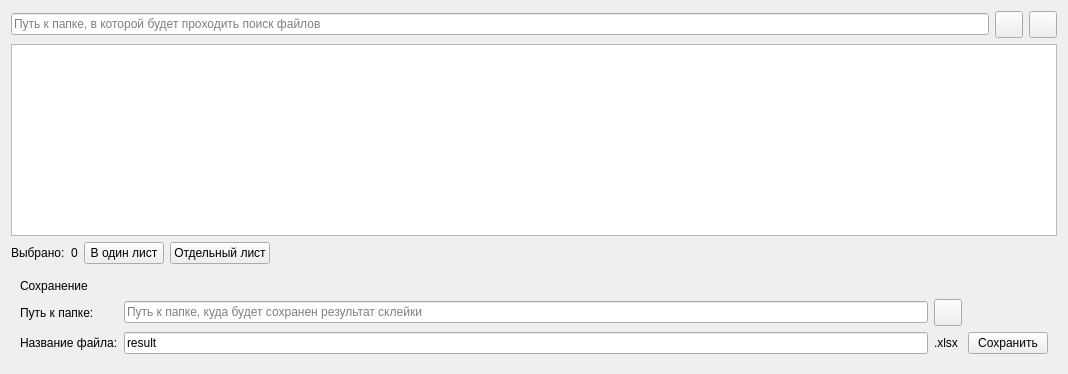
      <widget class="QWidget" name="convert_page">
       <layout class="QGridLayout" name="gridLayout_5">
        <item row="0" column="0" colspan="5">
         <widget class="LineEdit" name="convert_findpath_le">
          <property name="placeholderText">
           <string>Путь к папке, в которой будет проходить поиск файлов</string>
          </property>
         </widget>
        </item>
        <item row="0" column="5">
         <widget class="ToolButton" name="convert_review_btn">
          <property name="cursor">
           <cursorShape>PointingHandCursor</cursorShape>
          </property>
          <property name="icon">
           <iconset resource="resourse.qrc">
            <normaloff>:/icons/images/dots-icon.png</normaloff>:/icons/images/dots-icon.png</iconset>
          </property>
          <property name="iconSize">
           <size>
            <width>20</width>
            <height>20</height>
           </size>
          </property>
         </widget>
        </item>
        <item row="0" column="6">
         <widget class="ToolButton" name="convert_find_btn">
          <property name="cursor">
           <cursorShape>PointingHandCursor</cursorShape>
          </property>
          <property name="icon">
           <iconset resource="resourse.qrc">
            <normaloff>:/icons/images/lupa-icon.png</normaloff>:/icons/images/lupa-icon.png</iconset>
          </property>
          <property name="iconSize">
           <size>
            <width>20</width>
            <height>20</height>
           </size>
          </property>
         </widget>
        </item>
        <item row="1" column="0" colspan="7">
         <widget class="ListWidget" name="convert_listwidget">
          <property name="editTriggers">
           <set>QAbstractItemView::NoEditTriggers</set>
          </property>
          <property name="selectionMode">
           <enum>QAbstractItemView::MultiSelection</enum>
          </property>
         </widget>
        </item>
        <item row="2" column="0">
         <widget class="StrongBodyLabel" name="StrongBodyLabel_9">
          <property name="sizePolicy">
           <sizepolicy hsizetype="Fixed" vsizetype="Preferred">
            <horstretch>0</horstretch>
            <verstretch>0</verstretch>
           </sizepolicy>
          </property>
          <property name="text">
           <string>Выбрано:</string>
          </property>
         </widget>
        </item>
        <item row="2" column="1">
         <widget class="BodyLabel" name="convert_count_selected_row_label">
          <property name="sizePolicy">
           <sizepolicy hsizetype="Fixed" vsizetype="Preferred">
            <horstretch>0</horstretch>
            <verstretch>0</verstretch>
           </sizepolicy>
          </property>
          <property name="inputMethodHints">
           <set>Qt::ImhDigitsOnly</set>
          </property>
          <property name="text">
           <string>0</string>
          </property>
         </widget>
        </item>
        <item row="2" column="2">
         <widget class="ToggleButton" name="many_to_one_tbtn">
          <property name="sizePolicy">
           <sizepolicy hsizetype="Fixed" vsizetype="Fixed">
            <horstretch>0</horstretch>
            <verstretch>0</verstretch>
           </sizepolicy>
          </property>
          <property name="cursor">
           <cursorShape>PointingHandCursor</cursorShape>
          </property>
          <property name="toolTip">
           <string>Все документы, которые были выбраны, запишутся в один документ эксель в один лист</string>
          </property>
          <property name="text">
           <string>В один лист</string>
          </property>
          <attribute name="buttonGroup">
           <string notr="true">buttonGroup_2</string>
          </attribute>
         </widget>
        </item>
        <item row="2" column="3">
         <widget class="ToggleButton" name="many_to_many_tbtn">
          <property name="sizePolicy">
           <sizepolicy hsizetype="Fixed" vsizetype="Fixed">
            <horstretch>0</horstretch>
            <verstretch>0</verstretch>
           </sizepolicy>
          </property>
          <property name="cursor">
           <cursorShape>PointingHandCursor</cursorShape>
          </property>
          <property name="toolTip">
           <string>Для каждого файла в склейке, будет создан отдельный лист в эксель документе</string>
          </property>
          <property name="text">
           <string>Отдельный лист</string>
          </property>
          <property name="checked">
           <bool>true</bool>
          </property>
          <attribute name="buttonGroup">
           <string notr="true">buttonGroup_2</string>
          </attribute>
         </widget>
        </item>
        <item row="2" column="4" colspan="3">
         <spacer name="horizontalSpacer_2">
          <property name="orientation">
           <enum>Qt::Horizontal</enum>
          </property>
          <property name="sizeHint" stdset="0">
           <size>
            <width>781</width>
            <height>20</height>
           </size>
          </property>
         </spacer>
        </item>
        <item row="3" column="0" colspan="7">
         <widget class="SimpleCardWidget" name="SimpleCardWidget_2">
          <layout class="QGridLayout" name="gridLayout_4">
           <item row="0" column="0">
            <widget class="SubtitleLabel" name="SubtitleLabel">
             <property name="text">
              <string>Сохранение</string>
             </property>
            </widget>
           </item>
           <item row="1" column="0">
            <widget class="BodyLabel" name="BodyLabel_2">
             <property name="text">
              <string>Путь к папке:</string>
             </property>
            </widget>
           </item>
           <item row="1" column="1">
            <widget class="LineEdit" name="convert_pathsave_le">
             <property name="placeholderText">
              <string>Путь к папке, куда будет сохранен результат склейки</string>
             </property>
            </widget>
           </item>
           <item row="1" column="2">
            <widget class="ToolButton" name="convert_pathsave_review_btn">
             <property name="cursor">
              <cursorShape>PointingHandCursor</cursorShape>
             </property>
             <property name="icon">
              <iconset resource="resourse.qrc">
               <normaloff>:/icons/images/dots-icon.png</normaloff>:/icons/images/dots-icon.png</iconset>
             </property>
             <property name="iconSize">
              <size>
               <width>20</width>
               <height>20</height>
              </size>
             </property>
            </widget>
           </item>
           <item row="2" column="0">
            <widget class="BodyLabel" name="BodyLabel_3">
             <property name="text">
              <string>Название файла:</string>
             </property>
            </widget>
           </item>
           <item row="2" column="1">
            <widget class="LineEdit" name="convert_name_savefile_le">
             <property name="inputMask">
              <string/>
             </property>
             <property name="text">
              <string>result</string>
             </property>
             <property name="placeholderText">
              <string>Название результрующего файла</string>
             </property>
            </widget>
           </item>
           <item row="2" column="2">
            <widget class="BodyLabel" name="BodyLabel_4">
             <property name="text">
              <string>.xlsx</string>
             </property>
            </widget>
           </item>
           <item row="2" column="3">
            <widget class="PrimaryPushButton" name="convert_run_btn">
             <property name="cursor">
              <cursorShape>PointingHandCursor</cursorShape>
             </property>
             <property name="text">
              <string>Сохранить</string>
             </property>
            </widget>
           </item>
          </layout>
         </widget>
        </item>
       </layout>
      </widget>
